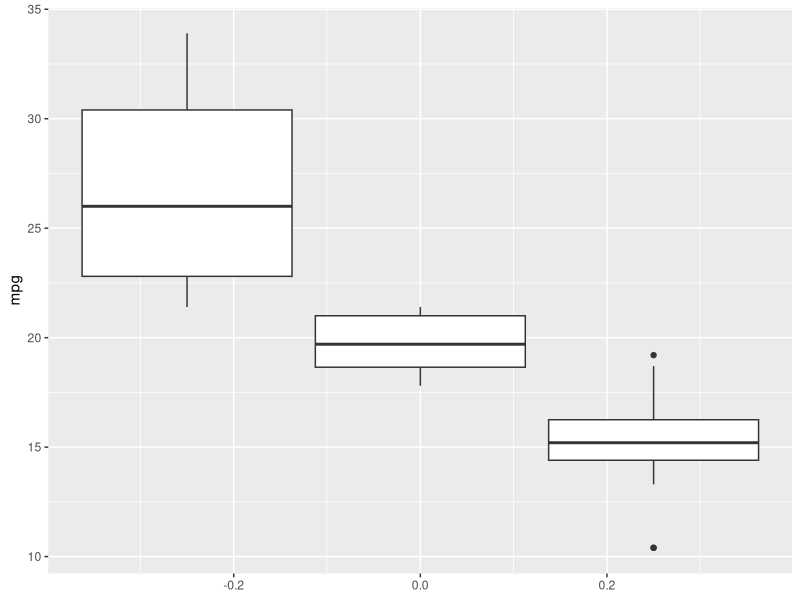
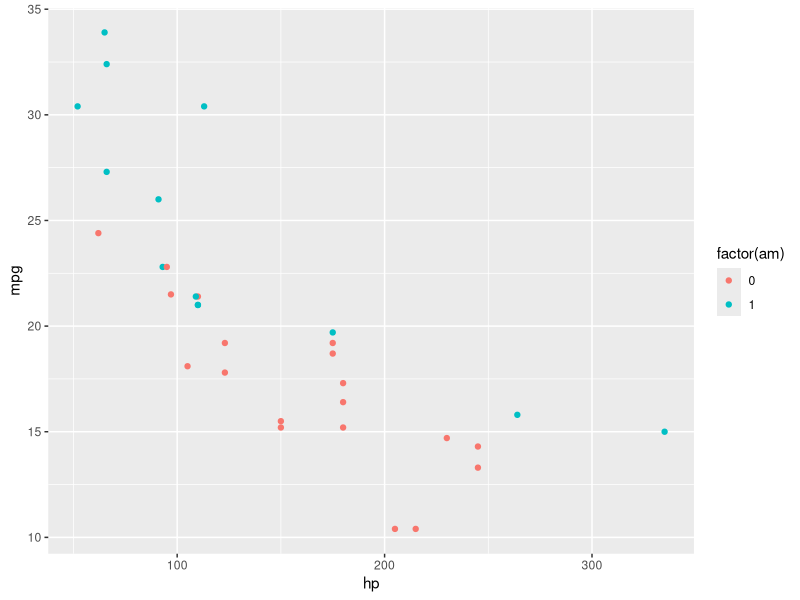
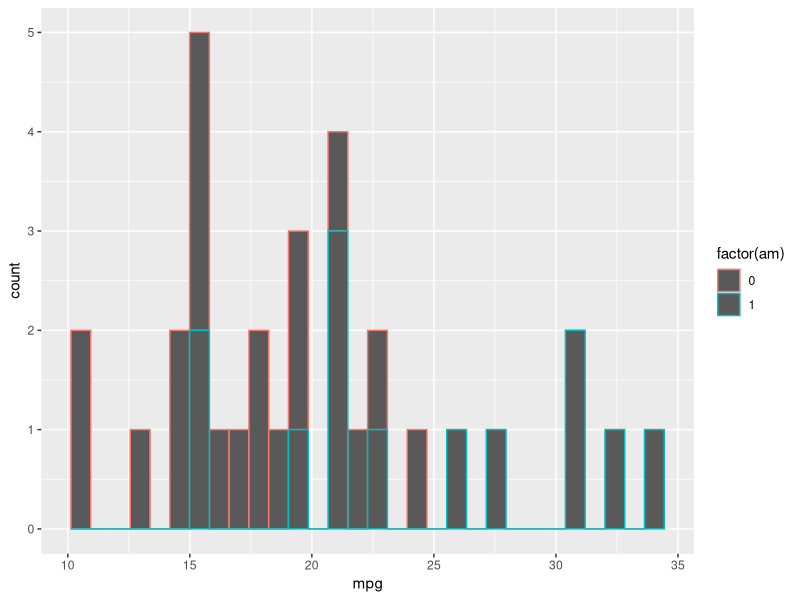

Write R code to recreate these figures, in order.
library(dplyr)

head(mtcars)

library(ggplot2)

names(mtcars)

ggplot(mtcars, aes(group=cyl, y=mpg)) +
  geom_boxplot()

ggplot(mtcars, aes(x=hp, y=mpg, colour=factor(am))) + 
  geom_point()
  
ggplot(mtcars, aes(x=mpg, colour=factor(am))) + 
  geom_histogram()

